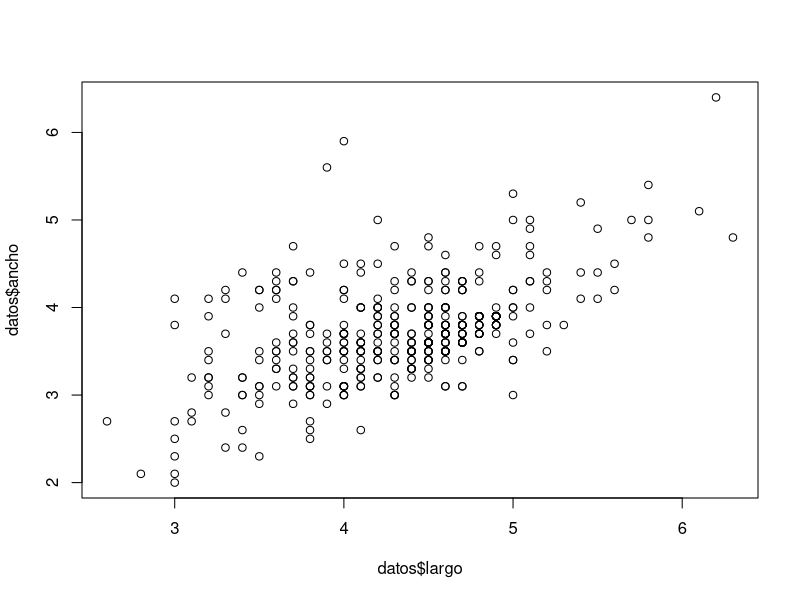
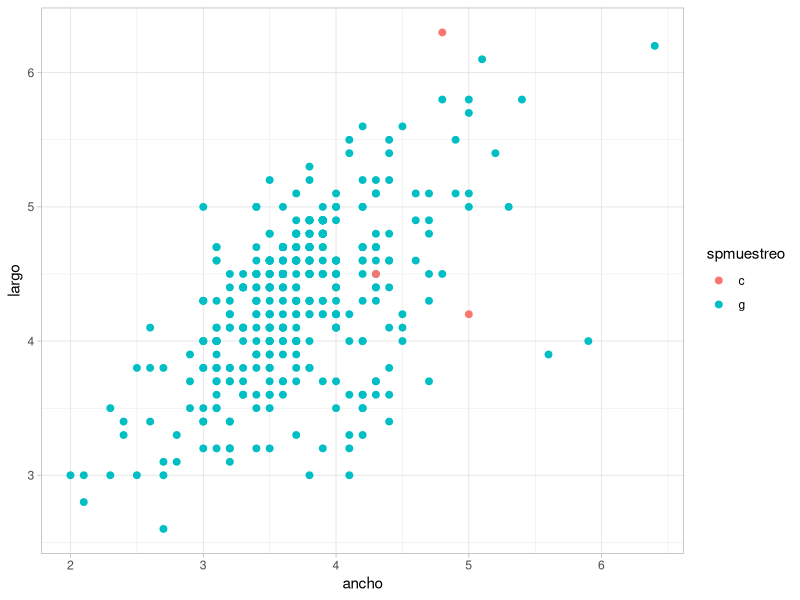
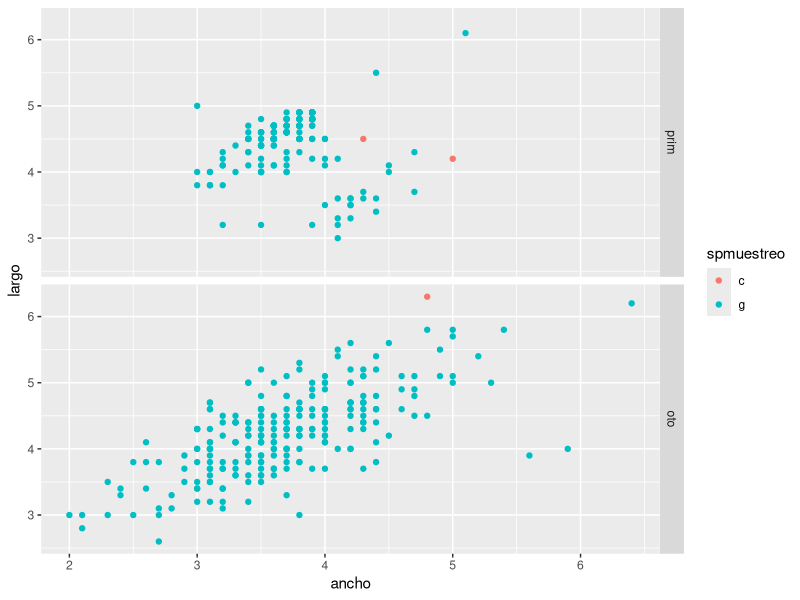

The R script that drew these images, in order:
library(tidyverse)
library(skimr)
guess_encoding("huellas sp.csv", n_max = 1000)

# huellas El Cuadro únicamente
huellas <- read_csv("huellas sp.csv")

datos <- huellas %>% 
  mutate(mes= factor(mes,unique(mes))) %>% 
  mutate(spmuestreo=factor(spmuestreo, levels = c("c","g"))) %>% 
  mutate(estacion=recode(mes, 
                    `10`="prim",
                    `9`="prim",
                    `4`="oto"))


  
plot(datos$largo, datos$ancho)

ggplot(datos,aes(x= ancho, y = largo , colour = spmuestreo))+
  geom_point(size=2)+
  theme_light()

ggplot(datos,aes(x= ancho, y = largo , colour = spmuestreo))+
  geom_point()+
  facet_grid(estacion ~ .)
  

levels(huellas$mes)
